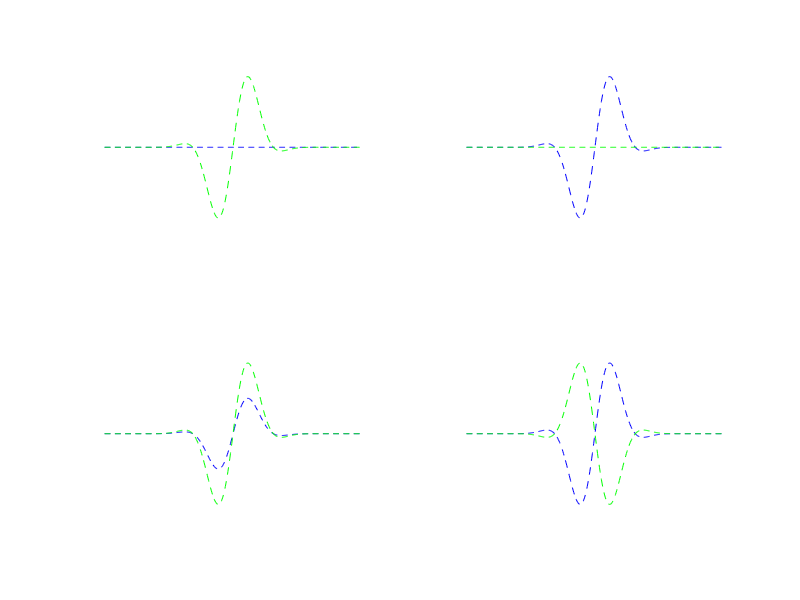

Recreate this plot in MATLAB.
function plotcolormodels

x = -10:0.05:10; sigm = 1.6;

LONLY = [ 0*sin(x).*exp(-x.^2/(2*sigm^2)) ;  % S
           sin(x).*exp(-x.^2/(2*sigm^2)) ;  % L
           0*sin(x);    ];  % no rod input  % rod

SONLY = [ sin(x).*exp(-x.^2/(2*sigm^2)) ;  % S
           0*sin(x).*exp(-x.^2/(2*sigm^2)) ;  % L
           0*sin(x);    ];  % no rod input  % rod
	   
SUMMER = [ 0.5*sin(x).*exp(-x.^2/(2*sigm^2)) ;  % S
           sin(x).*exp(-x.^2/(2*sigm^2)) ;  % L
           0*sin(x);    ];  % no rod input  % rod

OPPONENT = [ sin(x).*exp(-x.^2/(2*sigm^2)) ; % S
             sin(x+pi).*exp(-x.^2/(2*sigm^2))  % L
             0*sin(x)];  % no rod input

RF = {LONLY, SONLY, SUMMER, OPPONENT};
figure;
for i=1:length(RF),
	
	subplot(2,2,i);
	plot(RF{i}(1,:),'b--');
	hold on;
	plot(RF{i}(2,:),'g--');
	axis([0 length(x)+1 -1 1]);
	set(gca,'box','off','xtick',[],'ytick',[],'visible','off');
end;